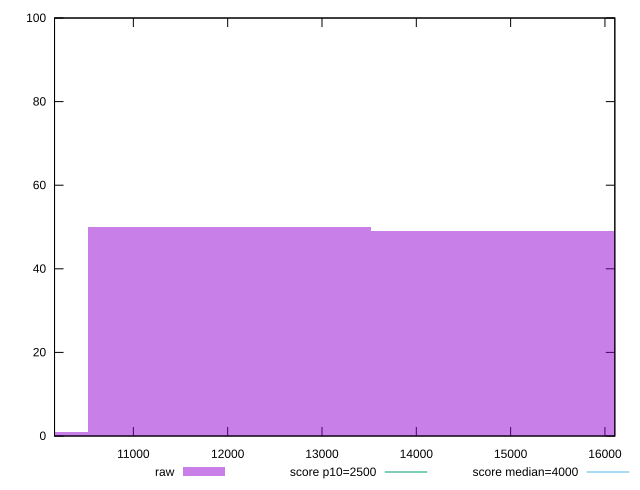

gnuplot code for this plot:
reset

$raw <<EOF
15023.88352578707 49
12019.106820629657 50
9014.330115472243 1
EOF

set key outside below
set boxwidth 3004.776705157414
set xrange [10164.349999999999:16104.630999999998]
set yrange [0:100]
set trange [0:100]
set style fill transparent solid 0.5 noborder

set parametric
set terminal svg size 640, 490 enhanced background rgb 'white'
set output "report_00009_2021-02-08T22-37-41.559Z/largest-contentful-paint/samples/pages/raw/histogram.svg"

plot $raw title "raw" with boxes, \
     2500,t title "score p10=2500", \
     4000,t title "score median=4000"

reset
